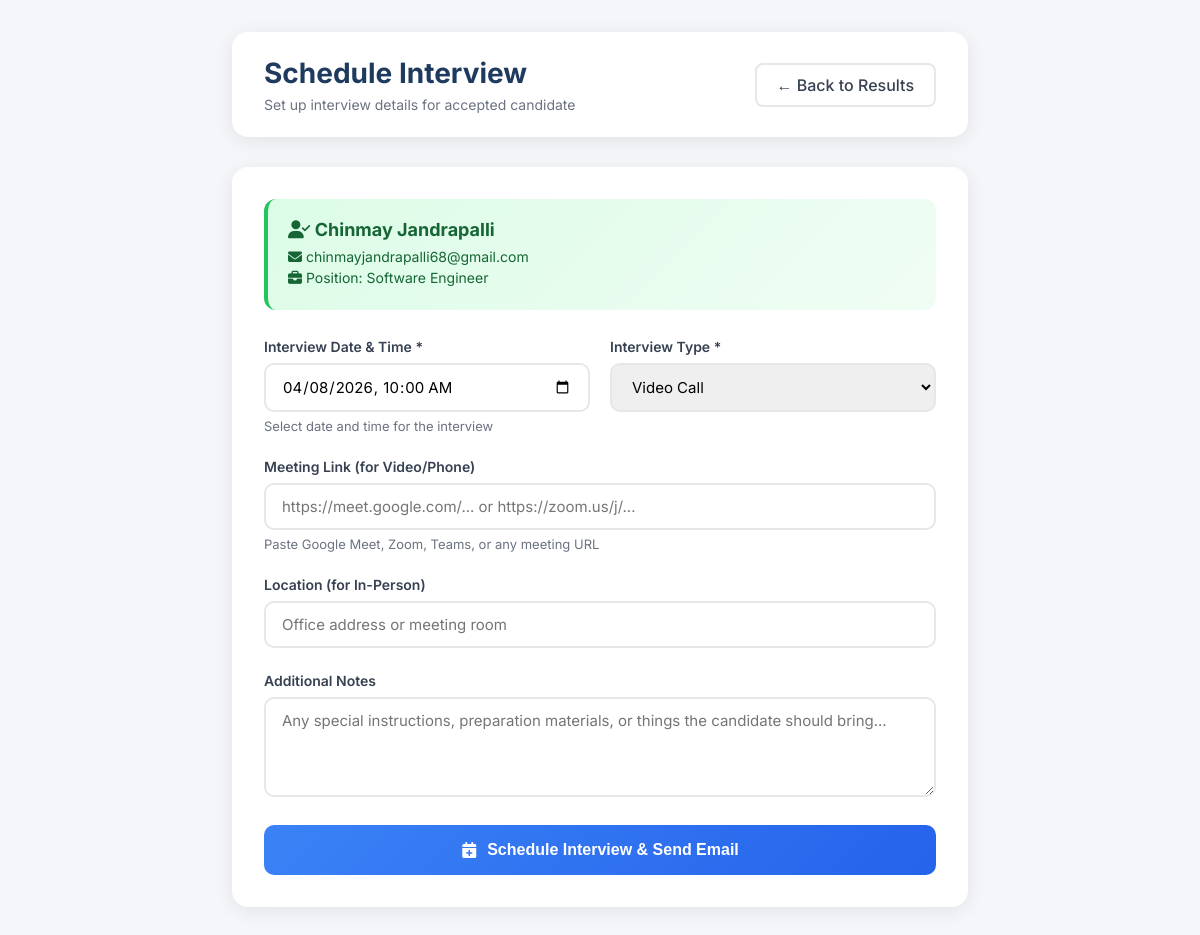
The app's page /hr/schedule-interview/1 (signed in) with its own data.
### app.py (models this page shows)
class CandidateUser(db.Model):
    __tablename__ = "candidate_user"
    id = db.Column(db.Integer, primary_key=True)
    name = db.Column(db.String(150), nullable=False)
    phone = db.Column(db.String(20), nullable=False)
    email = db.Column(db.String(150), unique=True, nullable=False)
    username = db.Column(db.String(100), unique=True, nullable=False)
    password_hash = db.Column(db.String(200), nullable=False)
    created_at = db.Column(db.DateTime, default=datetime.utcnow)

class JobAnalysis(db.Model):
    __tablename__ = "job_analysis"
    id = db.Column(db.Integer, primary_key=True)
    job_title = db.Column(db.String(200))
    required_skills = db.Column(db.Text)
    min_experience = db.Column(db.Integer)
    deadline = db.Column(db.Date)
    status = db.Column(db.String(20), default="Active")
    created_at = db.Column(db.DateTime, default=datetime.utcnow)

### app.py (the view, shortened to what this page needs)
@app.route("/hr/schedule-interview/<int:result_id>", methods=["GET", "POST"])
def schedule_interview(result_id):
    if not session.get("hr_logged_in"):
        return redirect("/admin-login")
    result = CandidateResult.query.get_or_404(result_id)
    job = JobAnalysis.query.get_or_404(result.job_id)
    candidate = CandidateUser.query.get_or_404(result.candidate_id)
    if result.status != "Accepted":
        flash("Can only schedule interviews for accepted candidates")
        return redirect(f"/hr/sort/{result.job_id}")
    existing_interview = InterviewSchedule.query.filter_by(
        job_id=job.id,
        candidate_id=candidate.id
    ).first()
    default_date = ""
    if existing_interview:
        default_date = existing_interview.interview_date.strftime("%Y-%m-%dT%H:%M")
    else:
        tomorrow = datetime.now() + timedelta(days=1)
        default_date = tomorrow.replace(hour=10, minute=0).strftime("%Y-%m-%dT%H:%M")
    return render_template("schedule_interview.html",
                         result=result,
                         job=job,
                         candidate=candidate,
                         existing_interview=existing_interview,
                         default_date=default_date)

### templates/schedule_interview.html (shortened to what this page needs)
<!DOCTYPE html>
<html lang="en">
<head>
    <link rel="stylesheet" href="https://cdnjs.cloudflare.com/ajax/libs/font-awesome/6.4.0/css/all.min.css">
</head>
<body>
<div class="dashboard-wrapper">
    <header class="dashboard-header">
        <div>
            <h1>Schedule Interview</h1>
            <p>Set up interview details for accepted candidate</p>
        </div>
        <a href="/hr/sort/{{ job.id }}" class="btn-outline">← Back to Results</a>
    </header>
    <div class="card">
        <div class="candidate-info">
            <h3><i class="fas fa-user-check"></i> {{ candidate.name }}</h3>
            <p><i class="fas fa-envelope"></i> {{ candidate.email }}</p>
            <p><i class="fas fa-briefcase"></i> Position: {{ job.job_title }}</p>
        </div>
        <form method="post">
            <div class="form-row">
                <div class="form-group">
                    <label for="interview_date">Interview Date & Time *</label>
                    <input type="datetime-local"
                           id="interview_date"
                           name="interview_date"
                           value="{{ default_date }}"
                           required>
                    <div class="hint">Select date and time for the interview</div>
                </div>
                <div class="form-group">
                    <label for="interview_type">Interview Type *</label>
                    <select id="interview_type" name="interview_type" required>
                        <option value="Video Call" {% if existing_interview and existing_interview.interview_type == 'Video Call' %}selected{% endif %}>Video Call</option>
                    </select>
                </div>
            </div>
            <div class="form-group">
                <label for="interview_link">Meeting Link (for Video/Phone)</label>
                <input type="url"
                       id="interview_link"
                       name="interview_link"
                       placeholder="https://meet.google.com/... or https://zoom.us/j/..."
                       value="{{ existing_interview.interview_link if existing_interview else '' }}">
                <div class="hint">Paste Google Meet, Zoom, Teams, or any meeting URL</div>
            </div>
            <div class="form-group">
                <label for="location">Location (for In-Person)</label>
                <input type="text"
                       id="location"
                       name="location"
                       placeholder="Office address or meeting room"
                       value="{{ existing_interview.location if existing_interview else '' }}">
            </div>
            <div class="form-group">
                <label for="notes">Additional Notes</label>
                <textarea id="notes"
                          name="notes"
                          placeholder="Any special instructions, preparation materials, or things the candidate should bring...">{{ existing_interview.notes if existing_interview else '' }}</textarea>
            </div>
            <button type="submit" class="btn-submit">
                <i class="fas fa-calendar-plus"></i>
                {{ 'Update Interview' if existing_interview else 'Schedule Interview & Send Email' }}
            </button>
        </form>
    </div>
</div>
</body>
</html>

### templates/schedule_interview.html (style rules this page uses)
* { margin: 0; padding: 0; box-sizing: border-box; }
body { font-family: 'Inter', sans-serif; background: #f4f6f9; color: #1f2937; min-height: 100vh; }
.dashboard-wrapper { max-width: 800px; margin: 0 auto; padding: 32px; }
.dashboard-header { display: flex; justify-content: space-between; align-items: center; margin-bottom: 30px; background: white; padding: 24px 32px; border-radius: 16px; box-shadow: 0 4px 20px rgba(0,0,0,0.08); }
.dashboard-header h1 { font-size: 28px; color: #1f3a5f; margin-bottom: 6px; }
.dashboard-header p { color: #6b7280; font-size: 14px; }
.btn-outline { padding: 10px 20px; border: 2px solid #e5e7eb; color: #374151; text-decoration: none; border-radius: 8px; font-weight: 500; transition: all 0.2s; }
.card { background: white; border-radius: 16px; padding: 32px; box-shadow: 0 4px 20px rgba(0,0,0,0.08); }
.candidate-info { background: linear-gradient(135deg, #dcfce7 0%, #f0fdf4 100%); border-left: 4px solid #22c55e; padding: 20px; border-radius: 12px; margin-bottom: 28px; }
.candidate-info h3 { color: #166534; font-size: 18px; margin-bottom: 8px; }
.candidate-info p { color: #166534; font-size: 14px; margin: 4px 0; }
.form-group { margin-bottom: 24px; }
.form-group label { display: block; font-size: 14px; font-weight: 600; color: #374151; margin-bottom: 8px; }
.form-group input, .form-group select, .form-group textarea { width: 100%; padding: 12px 16px; border: 2px solid #e5e7eb; border-radius: 10px; font-size: 15px; transition: all 0.2s; font-family: 'Inter', sans-serif; }
.form-group textarea { resize: vertical; min-height: 100px; }
.form-row { display: grid; grid-template-columns: 1fr 1fr; gap: 20px; }
.hint { font-size: 13px; color: #6b7280; margin-top: 6px; }
.btn-submit { width: 100%; padding: 16px; background: linear-gradient(135deg, #3b82f6, #2563eb); color: white; border: none; border-radius: 10px; font-size: 16px; font-weight: 600; cursor: pointer; transition: all 0.2s; display: flex; align-items: center; justify-content: center; gap: 10px; }

### records on screen
CandidateUser: name "Chinmay Jandrapalli", email "chinmayjandrapalli68@gmail.com"
JobAnalysis: job_title "Software Engineer"
